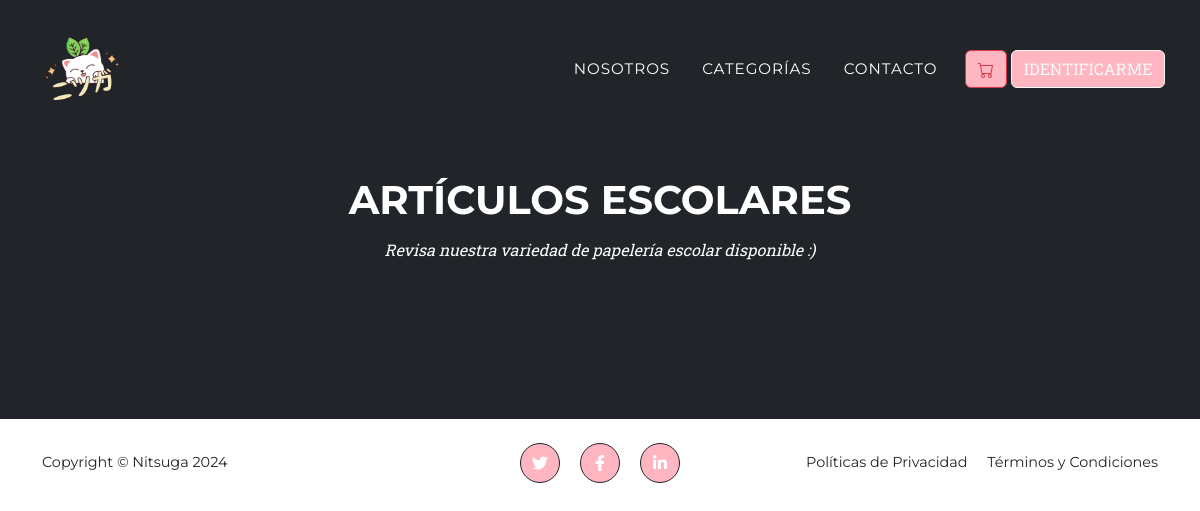
Before: /art_escolares/ with the older database file.
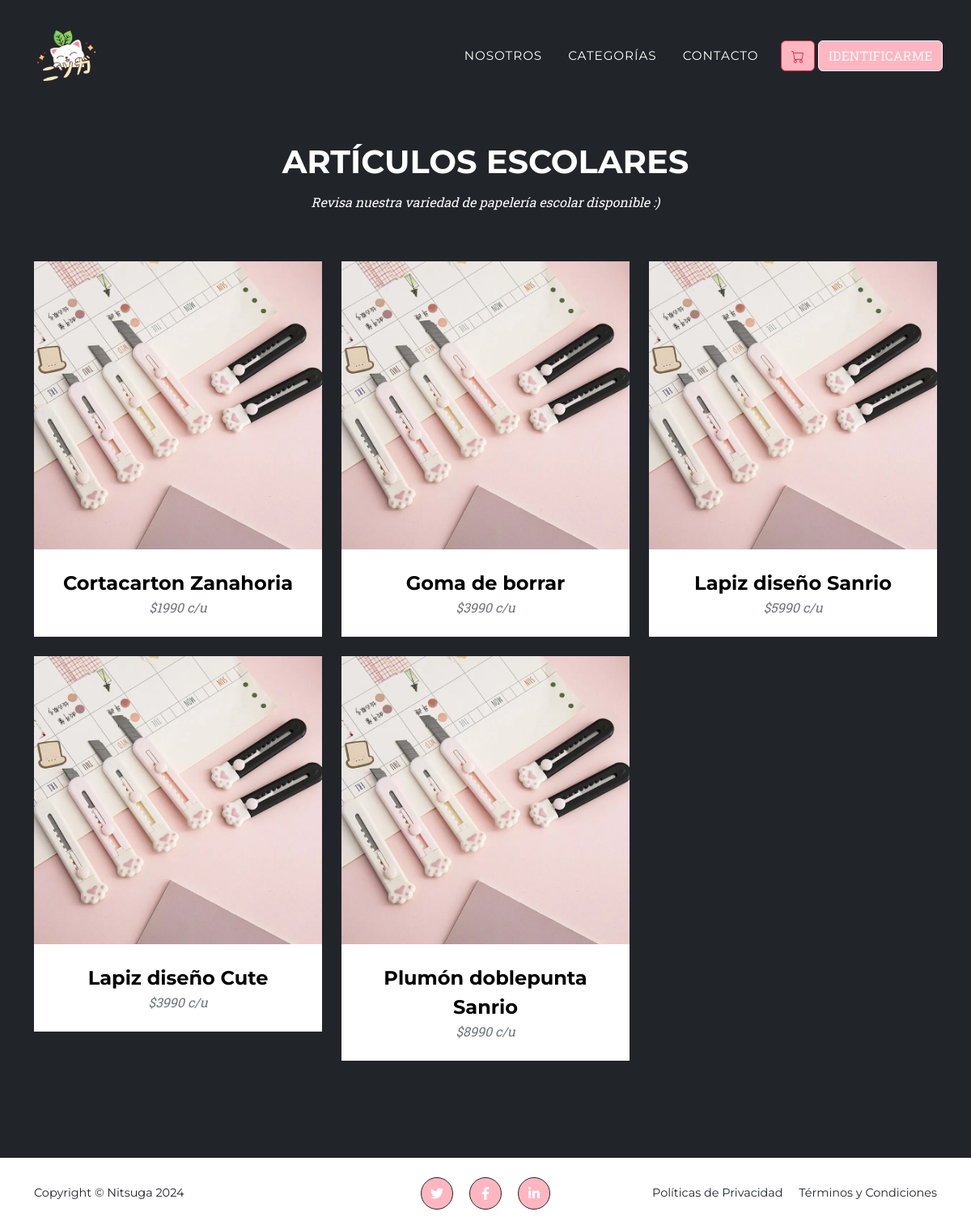
After: the same page with the newer database file.
### app/models.py (models this page shows, shortened)
class Producto(models.Model):
    nombre = models.CharField(max_length=50)
    precio = models.IntegerField()
    descripcion = models.TextField()
    marca = models.ForeignKey(Marca, default="None", on_delete=models.PROTECT)
    colores = models.ForeignKey(Colores, default="None", on_delete=models.PROTECT)
    disponible = models.BooleanField()
    condicion = models.ForeignKey(Condicion, default="None", on_delete=models.PROTECT)
    categoria = models.ForeignKey(Categoria, default="None", on_delete=models.PROTECT)

### app/views.py (the view)
# urls.py: path('art_escolares/', views.art_escolares, name="art_escolares"),
def art_escolares(request):
    productos = Producto.objects.filter(categoria=1)
    data = {
        'productos' : productos
    }
    return render(request, 'app/art_escolares.html', data)

### app/templates/app/art_escolares.html (shortened to what this page needs)
{% extends 'app/base.html' %}
{% load static %}
{% block contenido %}
<section class="page-section bg-dark text-white mb-0" id="portfolio">
    <div class="container">
        <div class="text-center">
            <h2 class="section-heading text-uppercase">Artículos Escolares</h2>
            <h3 class="subtitle-category section-subheading">Revisa nuestra variedad de papelería escolar disponible :)</h3>
        </div>
        <div class="row">
            {% for p in productos %}
            <div class="col-lg-4 col-sm-6 mb-4">
                <div class="portfolio-item">
                    <a class="portfolio-link" onclick="mostrarDetalleProducto('{{ p.id }}', '{{ p.nombre }}', '{{ p.descripcion }}', '{{ p.precio }}')">
                        <img class="img-fluid" src="{% static 'app/assets/img/portfolio/art_escolares/cortacarton_patita1.JPEG' %}" alt="..." />
                    </a>
                    <div class="portfolio-caption">
                        <div class="portfolio-caption-heading">{{ p.nombre }}</div>
                        <div class="portfolio-caption-subheading text-muted">${{ p.precio }} c/u</div>
                    </div>
                </div>
            </div>
            {% endfor %}
        </div>
    </div>
</section>
{% endblock %}

Changed rows visible on the page:
added Producto: nombre "Cortacarton Zanahoria", precio "1990"
added Producto: nombre "Goma de borrar", precio "3990"
added Producto: nombre "Lapiz diseño Sanrio", precio "5990"
added Producto: nombre "Lapiz diseño Cute", precio "3990"
added Producto: nombre "Plumón doblepunta Sanrio", precio "8990"
